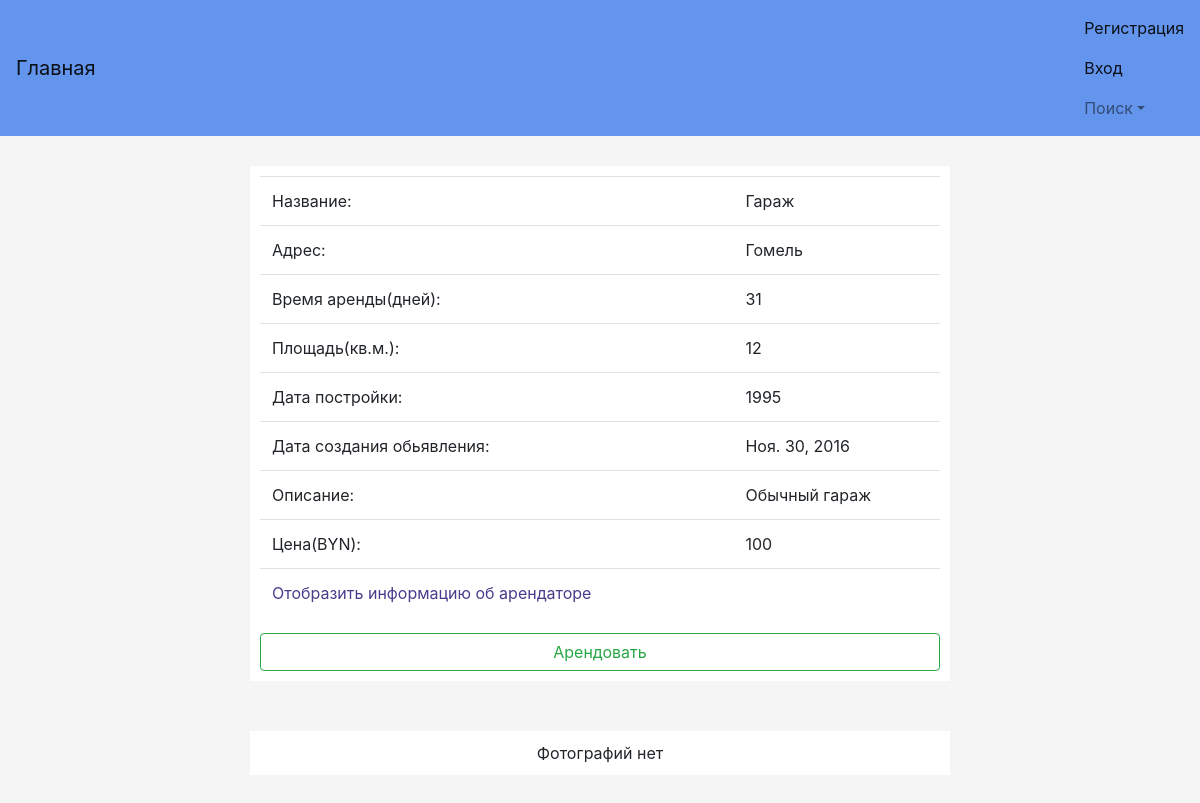
The app's page /aboutHouse/13, older data.
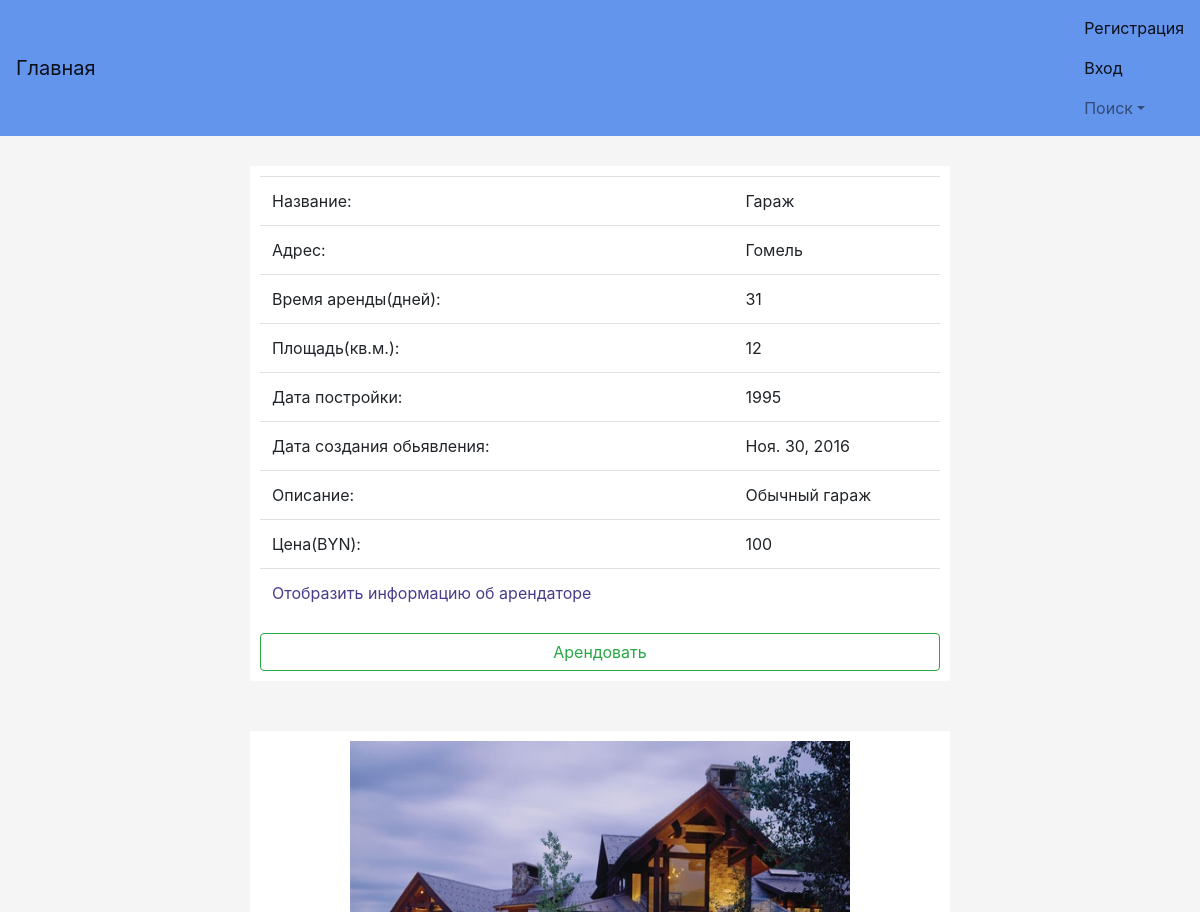
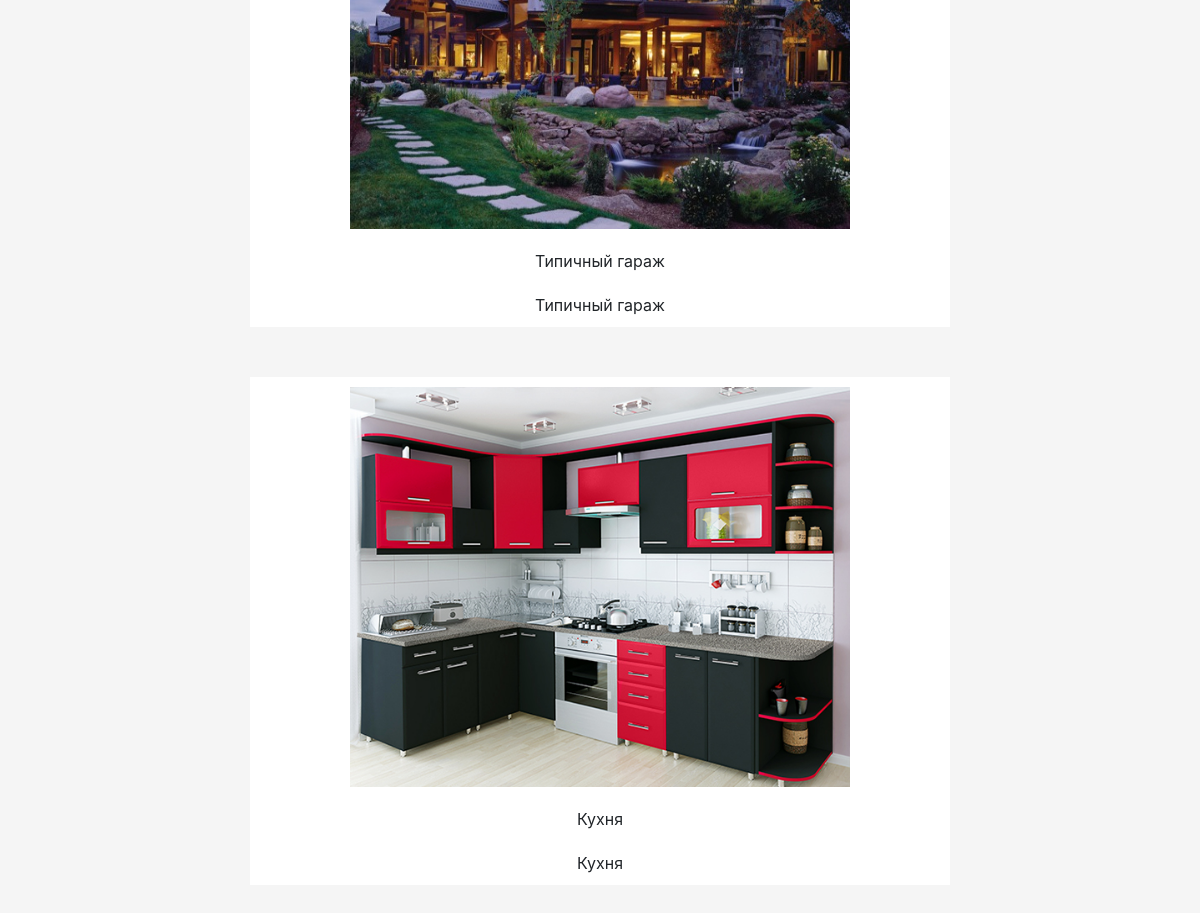
The same page, newer data (2 pictures, top to bottom).
### TOFI/models.py (models this page shows, shortened)
class Rent(models.Model):
    name = models.CharField(verbose_name='Название:', max_length=50)
    address = models.CharField(verbose_name='Адрес:', max_length=50)
    min_rent_time = models.IntegerField(verbose_name='Срок аренды:')
    area = models.IntegerField(verbose_name='Площадь:')
    payment_interval = models.IntegerField(verbose_name='Срок оплаты', default=None, null=True, blank=True)
    date_of_construction = models.IntegerField(verbose_name='Год строительства:', default=None)
    creation_date = models.DateField(default=None)
    other = models.CharField(verbose_name='Другое:', max_length=100)
    cost = models.CharField(verbose_name='Цена аренды:', max_length=50)
    user_login = models.ForeignKey(MyUser, on_delete=models.CASCADE)
    status_rent = models.BooleanField(default=True)  # True - свободно, False - уже арендовано арендой
    images = models.ManyToManyField(ImageModel, default=0)
    def getId(self):
        return str(self.id)

class ImageModel(models.Model):
    model_pic = models.ImageField(upload_to='pic_folder/', default='pic_folder/None/no-img.jpg')
    name = models.CharField(max_length=50)
    describe = models.CharField(max_length=150)

### TOFI/views.py (the view)
# urls.py: url(r'aboutHouse/(?P<number>\d*)', views.aboutHouse, name='AboutHouse'),
def aboutHouse(request, number):
    house = models.Rent.objects.get(id=int(number))
    images = house.images.all()
    d = list(models.Rent.objects.all())
    for i in d:
        if i.getId() == number:
            rent = i
    return render(request, "AboutHouse.html", {'rent': rent, 'images': images})

### TOFI/templates/AboutHouse.html (shortened to what this page needs)
{% extends "base.html" %}
{% block content %}
    <div class="center">
        <table class="table">
            <tr class="padding">
                <td class="padding">Название:</td>
                <td>{{ rent.name }}</td>
            </tr>
            <tr class="padding">
                <td class="padding">Адрес:</td>
                <td>{{ rent.address }}</td>
            </tr>
            <tr class="padding">
                <td class="padding">Время аренды(дней):</td>
                <td>{{ rent.min_rent_time }}</td>
            </tr>
            <tr class="padding">
                <td class="padding">Площадь(кв.м.):</td>
                <td>{{ rent.area }}</td>
            </tr>
            <tr class="padding">
                <td class="padding">Дата постройки:</td>
                <td>{{ rent.date_of_construction }}</td>
            </tr>
            <tr class="padding">
                <td class="padding">Дата создания обьявления:</td>
                <td>{{ rent.creation_date }}</td>
            </tr>
            <tr class="padding">
                <td class="padding">Описание:</td>
                <td>{{ rent.other }}</td>
            </tr>
            <tr class="padding">
                <td class="padding">Цена(BYN):</td>
                <td>{{ rent.cost }}</td>
            </tr>
            <tr class="padding">
                <td class="padding">
                    <a href="aboutUser/{{ rent.user_login.id }}">Отобразить информацию об арендаторе</a>
                </td>
                <td></td>
            </tr>
        </table>
        {% if rent.status_rent %}
            <button onclick="rent({{ rent.id }})" class="btn btn-outline-success btn-block" data-toggle="modal"
                    data-target="#myModal">Арендовать
            </button>
        {% endif %}
    </div>
        {% if images %}
            {% for image in images %}
                <table class="center">
                    <tr class="padding" align="center" >
                        <td class="padding">
                            <img src="{{ image.model_pic.url }}" alt="HouseView" style="width:500px;height:400px;">
                        </td>
                    </tr>
                    <tr class="padding" align="center" >
                        <td class="padding">
                            {{ image.name }}
                        </td>
                    </tr>
                    <tr class="padding" align="center" >
                        <td class="padding">
                            {{ image.describe }}
                        </td>
                    </tr>
                </table>
            {% endfor %}
        {% else %}
            <table class="center">
            <tr class="padding">
                <td class="padding" style="text-align: center">
                    Фотографий нет
                </td>
            </tr>
            </table>
        {% endif %}
{% endblock %}

### TOFI/templates/base.html (shortened to what this page needs)
{% load staticfiles %}
<!DOCTYPE html>
<html lang="ru">
  <head>
      <link href="https://cdnjs.cloudflare.com/ajax/libs/twitter-bootstrap/4.0.0-alpha.5/css/bootstrap.min.css"
            rel="stylesheet">
      <link href="{% static 'style.css' %}" rel="stylesheet">
      <link href="http://ajax.googleapis.com/ajax/libs/jqueryui/1.8/themes/base/jquery-ui.css" rel="stylesheet"
            type="text/css"/>
      <link href="https://cdnjs.cloudflare.com/ajax/libs/bootstrap-datepicker/1.6.4/css/bootstrap-datepicker.min.css"
            rel="stylesheet" type="text/css">
      <link href="https://cdnjs.cloudflare.com/ajax/libs/bootstrap-datetimepicker/4.17.43/css/bootstrap-datetimepicker.min.css"
            rel="stylesheet" type="text/css">
  </head>
  <body>
  <nav class="navbar navbar-light">
      <a class="navbar-brand" href="{% url 'Main' %}">Главная</a>
      <ul class="nav navbar-nav">
          {% if request.user.is_anonymous %}
              <li class="nav-item active">
                  <a class="nav-link" href="{% url 'Registration' %}">Регистрация<span class="sr-only">(current)</span></a>
              </li>
              <li class="nav-item active">
                  <a class="nav-link" href="{% url 'Login' %}">Вход<span class="sr-only">(current)</span></a>
              </li>
              <li class="nav-item dropdown">
                  <a class="nav-link dropdown-toggle" href="#" id="supportedContentDropdown" data-toggle="dropdown"
                     aria-haspopup="true" aria-expanded="false">Поиск</a>
              </li>
          {% endif %}
      </ul>
  </nav>
  <div class="main-body">
      <div class="container">
        {% block content %}
        {% endblock %}
    </div>
  </div>
  </body>
</html>

### TOFI/static/style.css (style rules this page uses)
.center { width: 100%; max-width: 700px; padding: 10px; margin: auto auto 50px; background: white; }
a { color: darkslateblue; }
body { margin: auto; padding-bottom: 0; height: auto; background-color: whitesmoke; link: dodgerblue; }
table { width: 100%; }
.main-body { padding-top: 10px; padding-bottom: auto; margin-top: 20px; }
.padding { padding: 10px; }
.navbar-light { background-color: cornflowerblue; }

Row changes from the older to the newer data that the page shows:
added ImageModel: model_pic (picture), name "Типичный гараж", describe "Типичный гараж"
added ImageModel: model_pic (picture), name "Кухня", describe "Кухня"
Text that changed along with them:
text no longer shown: "Фотографий нет"
